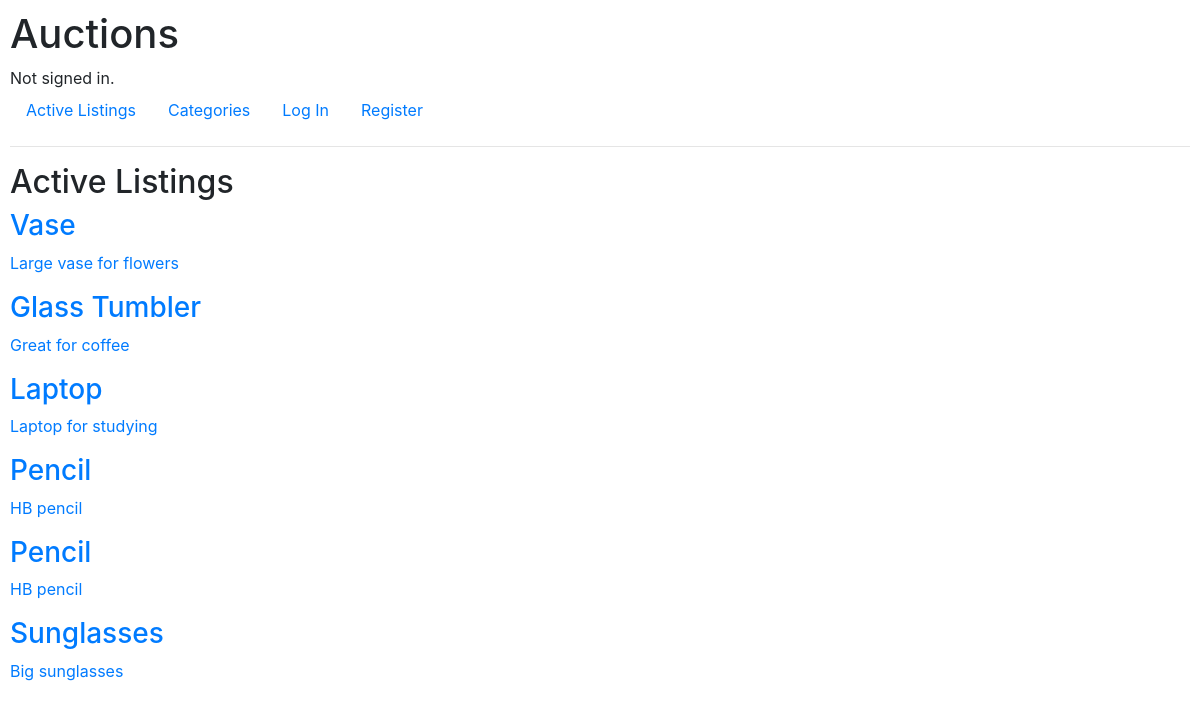
The page / on the database its author committed.
### auctions/models.py (models this page shows, shortened)
class Listing(models.Model):
    title = models.TextField()
    description = models.TextField()
    categories = models.ManyToManyField('Category', related_name='listings', blank=True)
    user = models.ManyToManyField(User, related_name="listings")
    price = models.DecimalField(max_digits=1000, decimal_places=2)

### auctions/views.py (the view)
# urls.py: path("", views.index, name="index"),
def index(request):
    listings = Listing.objects.all()
    return render(request, "auctions/index.html", {
        "listings":  listings
        })

### auctions/templates/auctions/index.html
{% extends "auctions/layout.html" %}
{% block body %}
    <h2>Active Listings</h2>
    {% for listing in listings %}
        <a href="{% url 'view_listing' listing.id %}">
          <div>
            <h3>{{ listing.title }}</h3>
            <p>{{ listing.description }}</p>
          </div>
        </a>
    {% endfor %}
{% endblock %}

### auctions/static/auctions/styles.css (style rules this page uses)
body { padding: 10px; }

### rows shown on the page
Listing: title "Vase", description "Large vase for flowers"
Listing: title "Glass Tumbler", description "Great for coffee"
Listing: title "Laptop", description "Laptop for studying"
Listing: title "Pencil", description "HB pencil"
Listing: title "Pencil", description "HB pencil"
Listing: title "Sunglasses", description "Big sunglasses"
